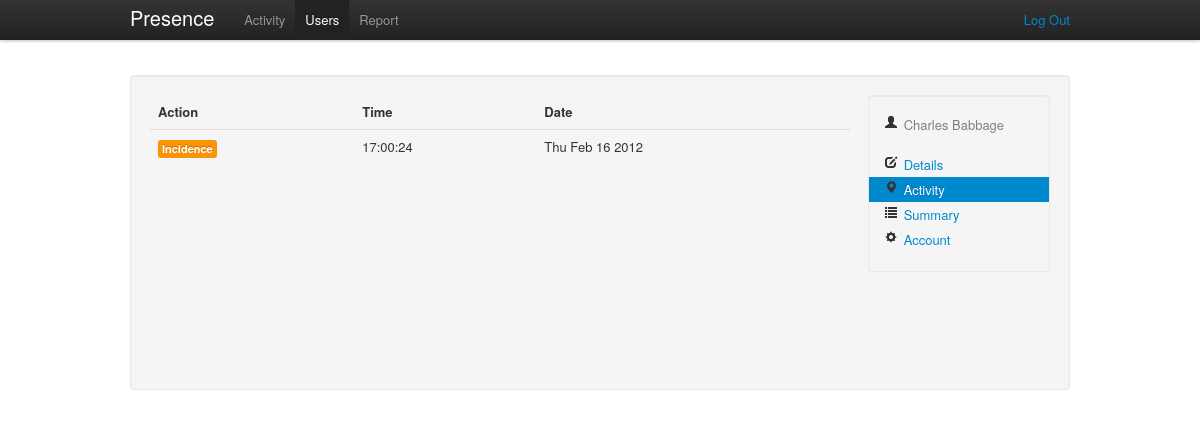
Page /admin/users/4/activity (signed in) on the committed database.
### tables this page shows
CREATE TABLE IF NOT EXISTS `presence_users` (
  `id` int(11) NOT NULL AUTO_INCREMENT,
  `email` varchar(150) NOT NULL,
  `password` varchar(50) NOT NULL,
  `role` varchar(20) NOT NULL,
  `firstname` varchar(200) NOT NULL,
  `lastname` varchar(300) NOT NULL,
  `position` varchar(200) NOT NULL,
  `UUID` varchar(36) NOT NULL,
  `mac` char(17) NOT NULL,
  PRIMARY KEY (`id`)
);

CREATE TABLE IF NOT EXISTS `presence_activity` (
  `id` int(11) NOT NULL AUTO_INCREMENT,
  `userid` varchar(250) NOT NULL,
  `action` varchar(50) NOT NULL,
  `timestamp` int(15) NOT NULL,
  `computed` tinyint(1) NOT NULL DEFAULT '0',
  PRIMARY KEY (`id`)
);

### public/index.php (called while the page is built, shortened)
<?php
require_once (ROOT . '/config/config.php');
$url = isset($_GET['url']) ? $_GET['url'] : null;
$role = isset($_SESSION['role']) ? $_SESSION['role'] : null;
if ($url == null && $role == null) {
    $controller = "AuthController";
    $action = "asklogin";
    $url_params = array();
} else if ($url == null && isset($role)) {
    $controller = ucfirst($role) . 'Controller';
    $action = 'activity';
    $url_params = array();
} else {
    $url_params = explode('/', $url);
    $controller = ucfirst(array_shift($url_params));
    $action = $url_params[0] == null ? 'activity' : array_shift($url_params);
}
isset($url_params[1])
    ? $extra_action = $url_params[1]
    : $extra_action = null;
$extra_params = $_POST;
new $controller($action, array_merge($url_params, $extra_params), $extra_action);

### config/config.php (called while the page is built, shortened)
<?php
$CONFIG = new stdClass();
$CONFIG->wwwroot = 'https://localhost/presence-manager';
$CONFIG->dbhost = 'localhost';
$CONFIG->dbname = 'presence';
$CONFIG->dbuser = 'root';
$CONFIG->dbpassword = 'doremi';

### lang/en.php (called while the page is built, shortened)
<?php
$STRINGS = null;
$STRINGS['brand'] = 'Presence';
$STRINGS['login'] = 'Login';
$STRINGS['help'] = 'Help';
$STRINGS['activity'] = 'Activity';
$STRINGS['users'] = 'Users';
$STRINGS['report'] = 'Report';
$STRINGS['user'] = 'User';
$STRINGS['logout'] = 'Log Out';
$STRINGS['home'] = 'Home';
$STRINGS['404'] = '404';
$STRINGS['details'] = 'Details';
$STRINGS['summary'] = 'Summary';
$STRINGS['account'] = 'Account';
$STRINGS['starttime'] = 'Start Time';
$STRINGS['startdate'] = 'Start Date';
$STRINGS['endtime'] = 'End Time';
$STRINGS['enddate'] = 'End Date';
$STRINGS['action'] = 'Action';
$STRINGS['time'] = 'Time';
$STRINGS['date'] = 'Date';
$STRINGS['firstname'] = 'First Name';
$STRINGS['lastname'] = 'Last Name';
$STRINGS['email'] = 'Email';
$STRINGS['issued'] = 'Issued';
$STRINGS['period'] = 'Period';
$STRINGS['intervals'] = 'Intervals';
$STRINGS['interval'] = 'Interval';
$STRINGS['total'] = 'Total';
$STRINGS['password'] = 'Password';
$STRINGS['position'] = 'Position';
$STRINGS['role'] = 'Role';
$STRINGS['update'] = 'Update';
$STRINGS['week'] = 'Week';
$STRINGS['month'] = 'Month';
$STRINGS['year'] = 'Year';
$STRINGS['type'] = 'Type';
$STRINGS['message'] = 'Message';
$STRINGS['previous'] = 'Previous';
$STRINGS['next'] = 'Next';
$STRINGS['user:update:success'] = 'User details updated successfully!';
$STRINGS['user:update:failed'] = 'User details update falied!';
$STRINGS['user:delete:success'] = 'User deleted successfully!';
$STRINGS['user:delete:failed'] = 'User deleition falied!';
$STRINGS['user:create:success'] = 'The new user has been created!';
$STRINGS['user:create:failed'] = 'Error creating new user!';
$STRINGS['user:create:duplicate'] = 'This user already exists!';
$STRINGS['admin:no:activities'] = 'No more activity!';
$STRINGS['add:user'] = 'Add User';
$STRINGS['create:user'] = 'Create User';
$STRINGS['build:report'] = 'Build Report';
$STRINGS['event:success'] = 'Success!';
$STRINGS['event:error'] = 'Error!';
$STRINGS['event:checkin'] = 'Check-In';
$STRINGS['event:checkout'] = 'Check-Out';
$STRINGS['event:incidence'] = 'Incidence';
$STRINGS['event:noactivity'] = 'No Activity!';
$STRINGS['event:noactivity:message'] = 'No more user activity';
$STRINGS['event:noactivityinterval:message'] = 'There is no user activity in the selected interval';
$STRINGS['event:nousers'] = 'No users';

### lib/DB.php (called while the page is built, shortened)
<?php
class DB {
    private static $_instance;
    private static function getInstance(){
        if(self::$_instance == null){
            self::$_instance = new $class();
        }
        return self::$_instance;
    }
    public static function setUp($params){
        $db = self::getInstance();
        $db->_connection = new PDO("mysql:host=" . $params->dbhost . ";
                                    dbname=" . $params->dbname,
                                               $params->dbuser,
                                               $params->dbpassword);
    }
    public static function getDB(){
        $db = self::getInstance();
        return $db->_connection;
    }
	static function getRecord($sql, array $params){
        $st = self::getDB()->prepare($sql);
		$st->execute($params);
		return $st->fetch(PDO::FETCH_OBJ);
	}
	static function getAllRecords($sql, array $params = null){
		$st = self::getDB()->prepare($sql);
        $st->execute($params);
        return $st->fetchAll(PDO::FETCH_OBJ);
	}
}

### app/models/ActivityModel.php (called while the page is built, shortened)
<?php
class ActivityModel extends Model {
    public static function find_all_by_user($user) {
        $sql = "SELECT pa.id, pa.userid, pa.action, pa.timestamp
				FROM " . self::table() . " pa
				JOIN presence_users pu ON `userid` = pu.id
				WHERE `userid` = ?
				ORDER BY id DESC";
		return DB::getAllRecords($sql, array($user));
    }
}

### app/controllers/AdminController.php (called while the page is built, shortened)
<?php
class AdminController extends Controller {
    public function __construct($action, $params, $extra_action = null) {
        global $CONFIG;
        isset($extra_action) ? $action = $action . '_' . $extra_action : null;
        if ($this->check_role('admin') && method_exists($this, $action)) {
            $this->$action($params);
        } else {
            RoutingHelper::redirect($CONFIG->wwwroot . '/error/notfound');
        }
    }
    public function users_activity($params) {
        $this->_view =
                new AdminUserActivityView(UserModel::find($params[0]),
                        ActivityModel::find_all_by_user($params[0]));
    }
}

### app/model.class.php (called while the page is built, shortened)
<?php
abstract class Model{
    public static function find($id){
        $sql = "SELECT *
                FROM ".self::table()."
                WHERE `id` = ?";
        return DB::getRecord($sql, array($id));
    }
    protected static function table(){
        $prefix = 'presence_';
        $caller = get_called_class();
        $class = lcfirst(substr($caller, 0, -5));
        return $prefix.self::pluralise($class);
    }
    private static function pluralise($word){
        $exceptions = array();
        $exceptions['activity'] = 'activity';
        empty($exceptions[$word])
            ? $plural = $word.'s'
            : $plural = $exceptions[$word];
        return $plural;
    }
}

### app/helpers/BootstrapHelper.php (called while the page is built, shortened)
<?php
class BootstrapHelper extends Helper{
    static function get_label_for_action($action){
       switch ($action) {
            case 'incidence': return 'label-warning';
		}
    }
}

### app/helpers/MenuHelper.php (the view, shortened to what this page needs)
<?php
class MenuHelper extends Helper {
    static public function admin_base_menu($active) {
        global $CONFIG, $STRINGS;
        $activity = $users = $report = null;
        return
            '<ul class="nav">
                <li ' . $activity . '><a href="' . $CONFIG->wwwroot . '/admin/activity">' . $STRINGS['activity'] . '</a></li>
                <li ' . $users . ' ><a href="' . $CONFIG->wwwroot . '/admin/users">' . $STRINGS['users'] . '</a></li>
                <li ' . $report . ' ><a href="' . $CONFIG->wwwroot . '/admin/report">' . $STRINGS['report'] . '</a></li>
            </ul>' . MenuHelper::get_logout_option();
    }
    static public function admin_submenu($active, $user){
        global $CONFIG, $STRINGS;
        $details = $activity = $summary = $account = null;
        return '
            <ul class="nav nav-list well inline-menu">
                <li class="id-tab">
                    <i class="icon-user"></i>&nbsp;'.$user->firstname.' '.$user->lastname.'
                </li>
                <li>&nbsp;</li>
                <li ' . $details . '>
                    <a href="'.$CONFIG->wwwroot.'/admin/users/'.$user->id.'/details">
                    <i class="icon-edit"></i>&nbsp;'.$STRINGS['details'].'</a></li>
                <li ' . $activity . '>
                    <a href="'.$CONFIG->wwwroot.'/admin/users/'.$user->id.'/activity">
                    <i class="icon-map-marker"></i>&nbsp;'.$STRINGS['activity'].'</a></li>
                <li ' . $summary . '>
                    <a href="'.$CONFIG->wwwroot.'/admin/users/'.$user->id.'/summary">
                    <i class="icon-list"></i>&nbsp;'.$STRINGS['summary'].'</a></li>
                <li ' . $account . '>
                    <a href="'.$CONFIG->wwwroot.'/admin/users/'.$user->id.'/account">
                    <i class="icon-cog"></i>&nbsp;'.$STRINGS['account'].'</a></li>
                </ul>';
    }
    static private function get_logout_option(){
        global $CONFIG, $STRINGS;
        return
            '<ul class="nav pull-right no-hover-a">
                <p class="navbar-text pull-right"><a href="' . $CONFIG->wwwroot . '/auth/logout">' . $STRINGS['logout'] . '</a></p>
             </ul>';
    }
}

### app/views/admin/AdminUserActivityView.php (shortened to what this page needs)
<?php
class AdminUserActivityView extends View{
	private $_user;
    private $_activity;
    public function __construct($user, $activity) {
        $this->_user = $user;
        $this->_activity = $activity;
    }
	public function menu(){
        return MenuHelper::admin_base_menu('users');
	}
    public function content(){
        global $CONFIG, $STRINGS;
		$activity_table_content = '';
        if ($this->_activity) {
            foreach ($this->_activity as $entry) {
                $activity_table_content .=
                '<tr>
					<td><span class="label ' . BootstrapHelper::get_label_for_action($entry->action) . '">' . BootstrapHelper::get_event_description($entry->action) . '</span></td>
					<td>' . date('G:i:s', $entry->timestamp) . '</td>
					<td>' . date('D M j Y', $entry->timestamp) . '</td>
				 </tr>
				';
            }
        }
        return '
			<section id="user-activity" class="well min-table">
            '.MenuHelper::admin_submenu('activity', $this->_user).'
				<table class="table inline-table">
					<thead>
						<tr>
							<th>'.$STRINGS['action'].'</th>
							<th>'.$STRINGS['time'].'</th>
							<th>'.$STRINGS['date'].'</th>
						</tr>
					</thead>
					<tbody>' . $activity_table_content . '
					</tbody>
				</table>
			</section>';
  	}
}

### public/css/presence.css (style rules this page uses)
html { overflow-y:scroll; }
body { padding-top:75px; }
.min-table { min-height: 275px; }
.id-tab { color:grey; }
.inline-menu { float:right; width:150px; }
.inline-table { width:700px; }

### rows in the picture
presence_users: firstname "Charles", lastname "Babbage"
presence_activity: action "Incidence", timestamp "17:00:24", timestamp "Thu Feb 16 2012"

### other values in the picture
$STRINGS['brand'] "Presence"
$STRINGS['activity'] "Activity"
$STRINGS['users'] "Users"
$STRINGS['report'] "Report"
$STRINGS['logout'] "Log Out"
$STRINGS['details'] "Details"
$STRINGS['summary'] "Summary"
$STRINGS['account'] "Account"
$STRINGS['action'] "Action"
$STRINGS['time'] "Time"
$STRINGS['date'] "Date"
